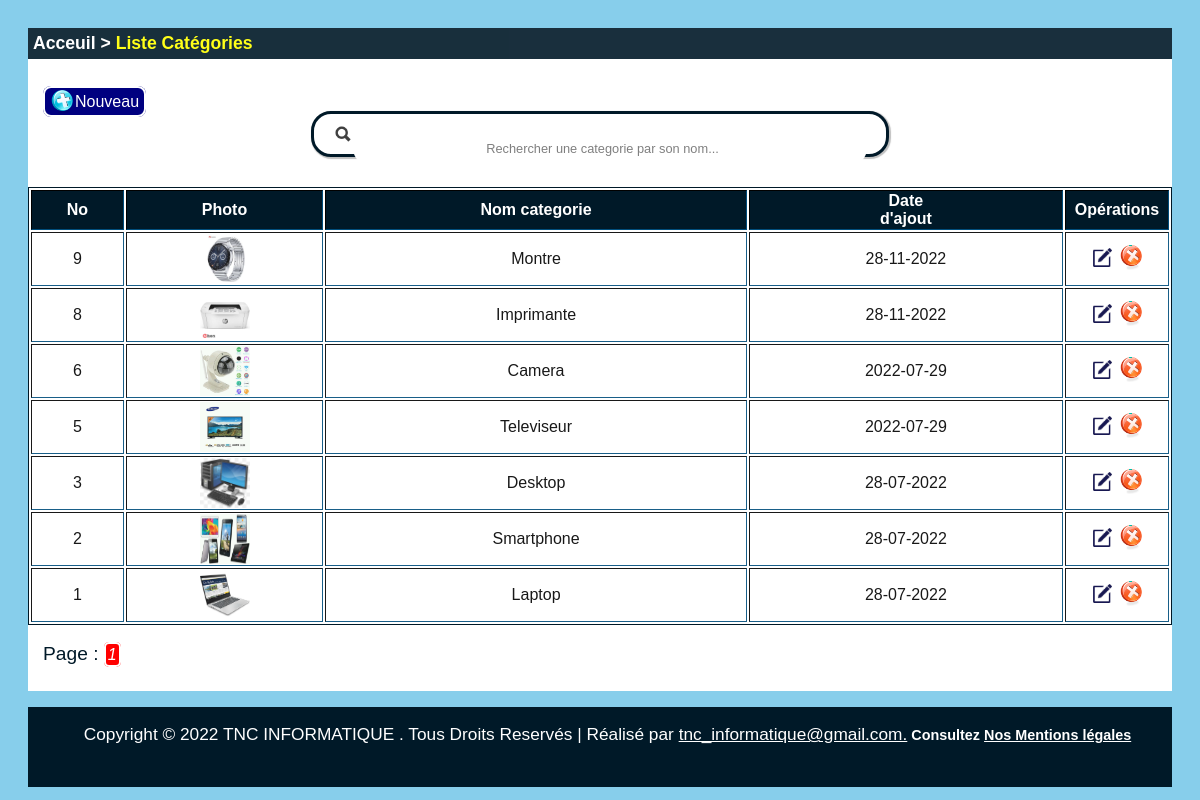
The app's page /admin/categories.php with its own data.
### tables this page shows
CREATE TABLE `categorie` (
  `id_categorie` mediumint(9) NOT NULL,
  `nom_categorie` varchar(30) DEFAULT NULL,
  `photo_categorie` varchar(60) NOT NULL,
  `date` varchar(20) NOT NULL
);

### admin/categories.php (the view, shortened to what this page needs)
<?php
include("includes/connect.php");
?>
<html>
	<head>
		<link rel="stylesheet" type="text/css" href="style.css" />
	</head>
	<body class="body_contenu">
		<div id="bloc">
		<h4><a href="statistiques.php">Acceuil</a> > <a class="lieu" href="categories.php">Liste Catégories</a></h4>
			<a class="nouveau" href="ajouter_categories.php" target="corps" title="Ajouter une nouvelle categorie"><img class="icones" src="images/add.png" width="25" height="25" />Nouveau</a>
		<?php echo @$_GET['reponse']; ?><br/>
		<form action="recherche_categories.php" method="post" id="search" target="corps">
			<p><input type="image" src="images/search.png" title="Cliquer sur le bouton pour effectuer la recherche"/><input type="search" value="<?php echo @$_POST['recherche']; ?>" name="recherche" required size="40" placeholder="Rechercher une categorie par son nom..."/>
		</form>
		<table border="1" class="liste">
			<tr>
				<th>No</th><th>Photo</th><th>Nom categorie</th><th>Date<br/>d'ajout</th><th>Opérations</th>
			</tr>
<?php
$rowsPerPage =10;  $pageNum = 1;
$offset = ($pageNum - 1) * $rowsPerPage;
$query = "SELECT COUNT(id_categorie) AS numrows from categorie";
$result = mysqli_query($db, $query);
$row = mysqli_fetch_array($result);
$numrows = $row['numrows'];
$maxPage = ceil($numrows/$rowsPerPage);
?>
	<?php
		$requete = "SELECT * FROM categorie ORDER BY id_categorie DESC LIMIT $offset, $rowsPerPage";
		$reponse = mysqli_query($db, $requete) or die("Echec de l'enregistrement");
		while($data = mysqli_fetch_array($reponse)) {
			$id = $data['id_categorie'];
			echo "<tr>
					<td>".$data['id_categorie']."</td>
					<td><img src='./../images/categories/".$data['photo_categorie']."' width=50 height=50/></td>
					<td>".$data['nom_categorie']."</td>
					<td>".$data['date']."</td>";
	?>
			<td width="100">
				<a href="editer_categorie.php?id_categorie=<?php echo $id; ?>"><img class="icone" src="images/editer.png" title="Modifier les informations de la catégorie."></a>
				<a id="confirmation" href="supprimer.php?id_categorie=<?php echo $id; ?>"><img class="icone" src="images/supprimer.png" title="supprimer la categorie."></a>
			</td>
		</tr>
	<?php
		}
	?>
		</table>
	<br/>
<?php
$self = $_SERVER['PHP_SELF'];
echo '<span style="color: rgb(0, 25, 40);">Page : </span>';
for($page = 1; $page <= $maxPage; $page++)
{
	if ($page == $pageNum)
		{
			echo '<em> '.$page.' </em>';
		}
		else
		{
			echo "<i><a href=\"$self?page=$page\">".$page."</a></i>";
		}
}
?><p id="espace"> </p>
		</div>
	<?php include("includes/pied.php");	?>
	</body>
</html>

### admin/style.css (style rules this page uses)
body { font-family: 'Century Gothic', Trebuchet MS, Arial, sans-serif; }
form#search { width: 50%; height: 40px; background: white; box-shadow: 1px 1px 1px 1px #C0C0C0; border: 3px solid rgb(0,25,40); border-radius: 20px; margin: auto; text-align: center; margin-bottom: 30px; }
form#search input { width: 90%; height: 90%; outline: none; border: 0; font-size: 1.0em; border-radius: 20px; position: relative; text-align: center; top: -32%; }
form#search input::placeholder { text-align: center; font-size: 0.8em; }
form#search input[type=image] { width: 20px; height: 20px; opacity: 0.75; position: relative; top: -9px; }
#bloc { background: #fff; }
#bloc h4 { font-size: 1.1em; opacity: 0.9; padding: 5px; color: white; background: rgb(0,25,40); }
#bloc h4 a { text-decoration: none; color: white; }
#bloc h4 a.lieu { color: yellow; }
input::placeholder { opacity: 0.5; color: black; }
.liste { margin: auto; width: 100%; margin-left: 0px; border: 1px rgb(0,25,40) solid; }
.liste th { text-align: center; color: white; font-weight: bold; font-size: 1.0em; background: rgb(0,25,40); }
.liste td { text-align: center; color: black; opacity: 0.9; }
a.nouveau { border: 2px solid white; text-decoration: none; padding: 5px; background: rgb(0,0,128); border-radius: 8px; color: white; font-size: 1.0em; margin-left: 15px; }
img.icone { width: 25px; height: 25px; }
.body_contenu { background-color: #87CEEB; padding: 20px; padding-bottom: 0px; }
.body_contenu span { margin-bottom: 7px; margin-left: 15px; color:white; font-size:1.2em; }
.body_contenu em { background: red; font-size:1.0em; border: 2px solid white; border-radius:5px; padding: 2px; color:white; }
#espace { padding: 5px; }
th { font-size: 1.1em; color: black; }
.icones { position: relative; top: 8px; }

### records on screen
categorie: id_categorie "9", photo_categorie (picture), nom_categorie "Montre", date "28-11-2022"
categorie: id_categorie "8", photo_categorie (picture), nom_categorie "Imprimante", date "28-11-2022"
categorie: id_categorie "6", photo_categorie (picture), nom_categorie "Camera", date "2022-07-29"
categorie: id_categorie "5", photo_categorie (picture), nom_categorie "Televiseur", date "2022-07-29"
categorie: id_categorie "3", photo_categorie (picture), nom_categorie "Desktop", date "28-07-2022"
categorie: id_categorie "2", photo_categorie (picture), nom_categorie "Smartphone", date "28-07-2022"
categorie: id_categorie "1", photo_categorie (picture), nom_categorie "Laptop", date "28-07-2022"
